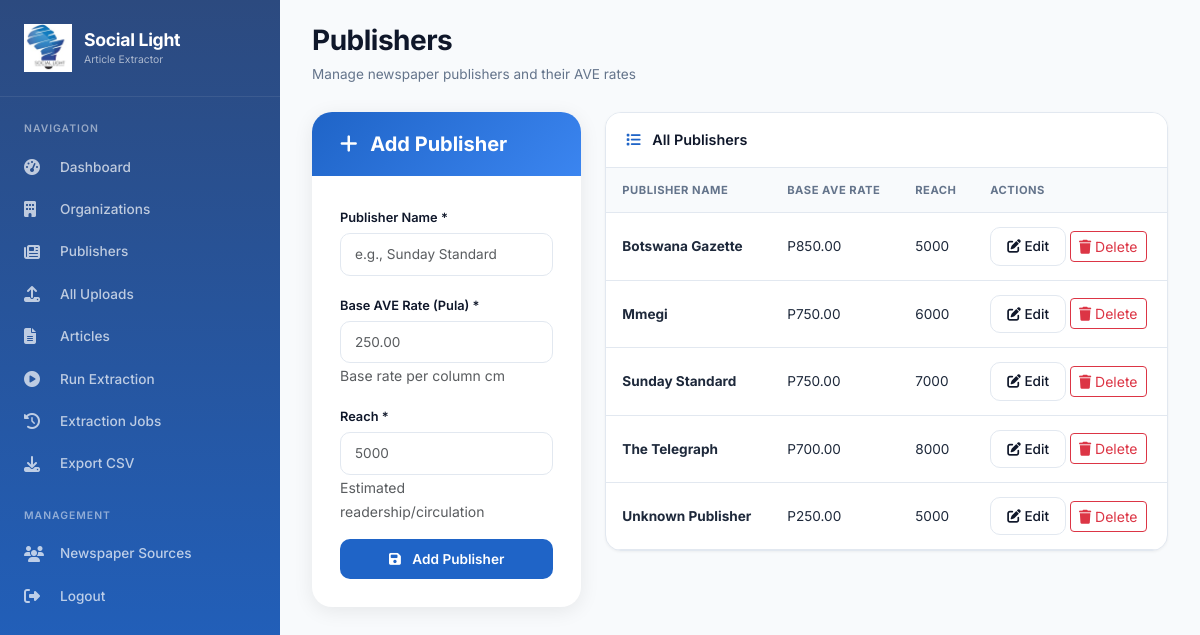
The app's page /organisations/publishers/ (signed in) with its own data.
### organisations/models.py (models this page shows, shortened)
class Publisher(models.Model):
    name = models.CharField(max_length=200, unique=True)
    base_ave_rate = models.DecimalField(max_digits=10, decimal_places=2, default=250.00)
    reach = models.IntegerField(default=5000)

### organisations/views.py (the view, shortened to what this page needs)
# urls.py: path('publishers/', views.publisher_list, name='publishers'),
@staff_member_required
def publisher_list(request):
    publishers = Publisher.objects.all().order_by('name')
    return render(request, 'organisations/publishers.html', {'publishers': publishers})

### templates/organisations/publishers.html (shortened to what this page needs)
{% extends 'base.html' %}
{% block content %}
<div class="page-header">
    <h1>Publishers</h1>
    <p>Manage newspaper publishers and their AVE rates</p>
</div>
<div class="row">
    <div class="col-md-4">
        <div class="form-card">
            <div class="form-card-header">
                <h4><i class="fas fa-plus me-2"></i> Add Publisher</h4>
            </div>
            <div class="form-card-body">
                <form method="post">
                    <div class="mb-3">
                        <label class="form-label">Publisher Name *</label>
                        <input type="text" name="name" class="form-control" required placeholder="e.g., Sunday Standard">
                    </div>
                    <div class="mb-3">
                        <label class="form-label">Base AVE Rate (Pula) *</label>
                        <input type="number" name="base_ave_rate" class="form-control" step="0.01" required placeholder="250.00">
                        <small class="text-muted">Base rate per column cm</small>
                    </div>
                    <div class="mb-3">
                        <label class="form-label">Reach *</label>
                        <input type="number" name="reach" class="form-control" step="1000" required placeholder="5000">
                        <small class="text-muted">Estimated readership/circulation</small>
                    </div>
                    <button type="submit" class="btn btn-primary w-100">
                        <i class="fas fa-save me-2"></i> Add Publisher
                    </button>
                </form>
            </div>
        </div>
    </div>
    <div class="col-md-8">
        <div class="section-card">
            <div class="section-header">
                <i class="fas fa-list"></i> All Publishers
            </div>
            <div class="table-responsive">
                <table class="data-table">
                    <thead>
                        <tr>
                            <th>Publisher Name</th>
                            <th>Base AVE Rate</th>
                            <th>Reach</th>
                            <th>Actions</th>
                        </tr>
                    </thead>
                    <tbody>
                        {% for publisher in publishers %}
                        <tr>
                            <td><strong>{{ publisher.name }}</strong></td>
                            <td>P{{ publisher.base_ave_rate|floatformat:2 }}</td>
                            <td>{{ publisher.reach|floatformat:0 }}</td>
                            <td>
                                <a href="{% url 'organisations:edit_publisher' publisher.id %}" class="btn btn-sm btn-outline-primary">
                                    <i class="fas fa-edit"></i> Edit
                                </a>
                                <a href="{% url 'organisations:delete_publisher' publisher.id %}" class="btn btn-sm btn-outline-danger" onclick="return confirm('Delete this publisher?')">
                                    <i class="fas fa-trash"></i> Delete
                                </a>
                            </td>
                        </tr>
                        {% empty %}
                        <tr>
                            <td colspan="4" class="text-center py-4 text-muted">No publishers yet. Add your first publisher.</td>
                        </tr>
                        {% endfor %}
                    </tbody>
                </table>
            </div>
        </div>
    </div>
</div>
{% endblock %}

### templates/base.html (shortened to what this page needs)
<!DOCTYPE html>
{% load static %}
<html lang="en">
<head>
    <link href="https://cdn.jsdelivr.net/npm/bootstrap@5.3.0/dist/css/bootstrap.min.css" rel="stylesheet">
    <link rel="stylesheet" href="https://cdnjs.cloudflare.com/ajax/libs/font-awesome/6.4.0/css/all.min.css">
</head>
<body>
    {% if user.is_authenticated %}
    <div class="sidebar">
        <div class="sidebar-header">
            <div class="logo">
                <div class="logo-icon">
                    <img src="{% static 'images/social_lightbw_logo.jpeg' %}" alt="Social Light Logo">
                </div>
                <div class="logo-text">
                    <h3>Social Light</h3>
                    <p>Article Extractor</p>
                </div>
            </div>
        </div>
        <div class="sidebar-nav">
            <div class="nav-section">
                <div class="nav-section-title">NAVIGATION</div>
                <a class="nav-link {% if request.resolver_match.url_name == 'index' %}active{% endif %}" href="{% url 'dashboard:index' %}">
                    <i class="fas fa-tachometer-alt"></i> <span>Dashboard</span>
                </a>
                {% if user.is_staff or user.is_superuser %}
                    <a class="nav-link" href="{% url 'organisations:list' %}">
                        <i class="fas fa-building"></i> <span>Organizations</span>
                    </a>
                    <a class="nav-link" href="{% url 'organisations:publishers' %}">
                        <i class="fas fa-newspaper"></i> <span>Publishers</span>
                    </a>
                    <a class="nav-link" href="{% url 'organisations:all_uploads' %}">
                        <i class="fas fa-upload"></i> <span>All Uploads</span>
                    </a>
                    <a class="nav-link" href="{% url 'organisations:all_articles' %}">
                        <i class="fas fa-file-alt"></i> <span>Articles</span>
                    </a>
                    <a class="nav-link" href="{% url 'organisations:run_extraction' %}">
                        <i class="fas fa-play-circle"></i> <span>Run Extraction</span>
                    </a>
                     <a class="nav-link" href="{% url 'organisations:extraction_jobs' %}">
                    <i class="fas fa-history"></i> <span>Extraction Jobs</span>
                    </a>
                    <a class="nav-link" href="{% url 'organisations:export_csv' %}">
                        <i class="fas fa-download"></i> <span>Export CSV</span>
                    </a>
                {% endif %}
            </div>
            <div class="nav-section">
                <div class="nav-section-title">MANAGEMENT</div>
                {% if user.is_staff or user.is_superuser %}
                    <a class="nav-link" href="{% url 'users:user_list' %}">
                        <i class="fas fa-users"></i> <span>Newspaper Sources</span>
                    </a>
                {% endif %}
                <form method="POST" action="{% url 'users:logout' %}">
                    <button type="submit" class="nav-link" style="background: none; border: none; width: 100%; text-align: left; cursor: pointer;">
                        <i class="fas fa-sign-out-alt"></i> <span>Logout</span>
                    </button>
                </form>
            </div>
        </div>
    </div>
    {% endif %}
    <div class="main-content" {% if not user.is_authenticated %}style="margin-left: 0;"{% endif %}>
        {% block content %}{% endblock %}
    </div>
</body>
</html>

### templates/base.html (style rules this page uses)
* { margin: 0; padding: 0; box-sizing: border-box; }
body { font-family: 'Inter', -apple-system, BlinkMacSystemFont, 'Segoe UI', Roboto, sans-serif; background-color: #f8fafc; overflow-x: hidden; }
.sidebar { position: fixed; left: 0; top: 0; width: 280px; height: 100%; background: linear-gradient(180deg, #2c4a7f 0%, #1F64C7 100%); color: white; z-index: 1000; overflow-y: auto; }
.sidebar-header { padding: 24px 24px; border-bottom: 1px solid rgba(255,255,255,0.08); margin-bottom: 8px; }
.logo { display: flex; align-items: center; gap: 12px; }
.logo-icon { width: 48px; height: 48px; display: flex; align-items: center; justify-content: center; overflow: hidden; }
.logo-icon img { max-width: 100%; max-height: 100%; object-fit: contain; }
.logo-text h3 { font-size: 1.1rem; font-weight: 700; margin: 0; letter-spacing: -0.3px; }
.logo-text p { font-size: 0.65rem; opacity: 0.6; margin: 2px 0 0; }
.sidebar-nav { padding: 16px 0; }
.nav-section { margin-bottom: 24px; }
.nav-section-title { padding: 0 24px 8px; font-size: 0.65rem; text-transform: uppercase; letter-spacing: 1px; opacity: 0.5; font-weight: 600; }
.sidebar-nav .nav-link { display: flex; align-items: center; padding: 10px 24px; color: rgba(255,255,255,0.7); text-decoration: none; font-size: 0.85rem; font-weight: 500; transition: all 0.2s; margin: 2px 0; }
.sidebar-nav .nav-link i { width: 24px; margin-right: 12px; font-size: 1rem; }
.main-content { margin-left: 280px; padding: 24px 32px; min-height: 100vh; }
.page-header { margin-bottom: 28px; }
.page-header h1 { font-size: 1.75rem; font-weight: 700; color: #0f172a; margin: 0; letter-spacing: -0.5px; }
.page-header p { color: #64748b; font-size: 0.85rem; margin: 6px 0 0; }
.section-card { background: white; border-radius: 16px; box-shadow: 0 1px 3px rgba(0,0,0,0.05); border: 1px solid #e2e8f0; margin-bottom: 24px; overflow: hidden; }
.section-header { padding: 16px 20px; border-bottom: 1px solid #e2e8f0; background: white; font-weight: 600; font-size: 0.9rem; color: #0f172a; }
.section-header i { margin-right: 8px; color: #1F64C7; }
.form-card { background: white; border-radius: 20px; box-shadow: 0 4px 20px rgba(0,0,0,0.08); border: none; overflow: hidden; }
.form-card-header { background: linear-gradient(135deg, #1F64C7 0%, #3B85F0 100%); padding: 20px 28px; color: white; }
.form-card-header h4 { font-size: 1.25rem; font-weight: 700; margin: 0; }
.form-card-body { padding: 28px; }
.form-label { font-weight: 600; font-size: 0.8rem; color: #0f172a; margin-bottom: 6px; }
.form-control, .form-select { border-radius: 10px; border: 1.5px solid #e2e8f0; padding: 10px 14px; font-size: 0.85rem; transition: all 0.2s; }
.btn-primary { background: #1F64C7; border: none; padding: 10px 20px; font-size: 0.85rem; font-weight: 600; border-radius: 10px; transition: all 0.2s; }
.btn-outline-primary { border: 1.5px solid #e2e8f0; background: white; color: #0f172a; padding: 8px 16px; font-size: 0.85rem; font-weight: 500; border-radius: 10px; }
.data-table { width: 100%; }
.data-table th { font-size: 0.7rem; font-weight: 700; text-transform: uppercase; letter-spacing: 0.5px; color: #64748b; padding: 14px 16px; background: #f8fafc; border-bottom: 1px solid #e2e8f0; }
.data-table td { padding: 14px 16px; font-size: 0.85rem; border-bottom: 1px solid #e2e8f0; color: #1e293b; }

### records on screen
Publisher: name "Botswana Gazette", base_ave_rate "850.00", reach "5000"
Publisher: name "Mmegi", base_ave_rate "750.00", reach "6000"
Publisher: name "Sunday Standard", base_ave_rate "750.00", reach "7000"
Publisher: name "The Telegraph", base_ave_rate "700.00", reach "8000"
Publisher: name "Unknown Publisher", base_ave_rate "250.00", reach "5000"
